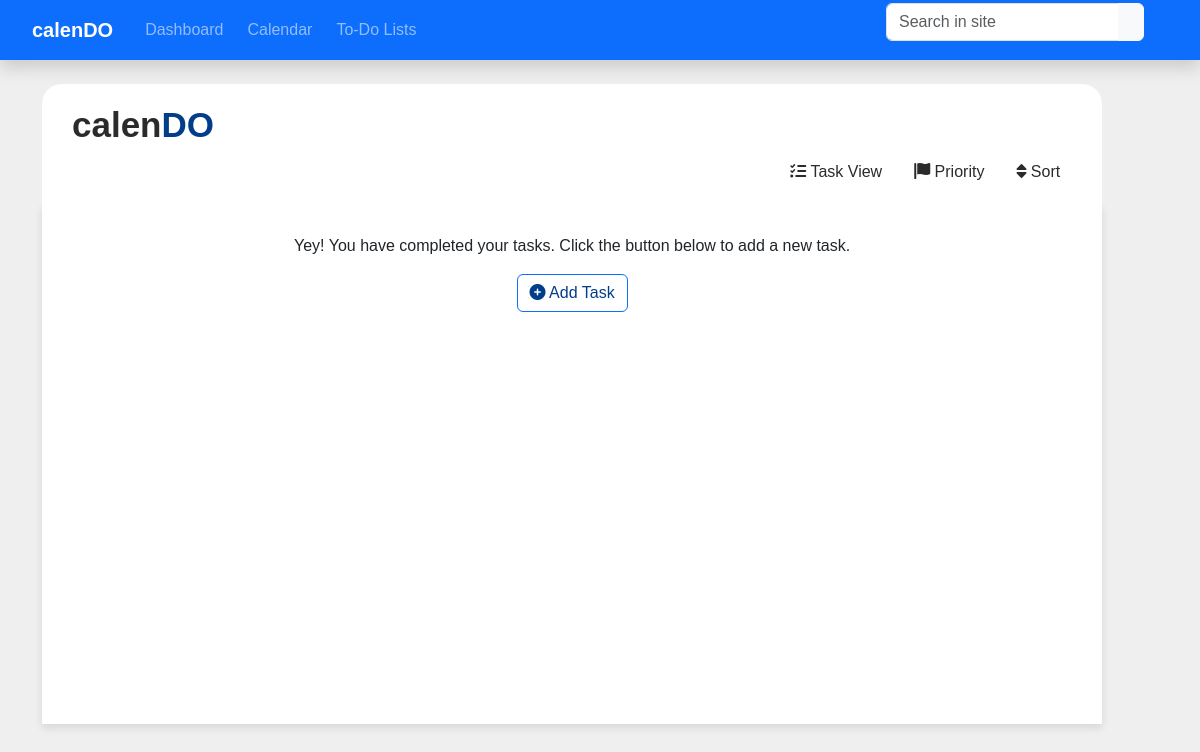
The page /todo/ on the database as committed earlier.
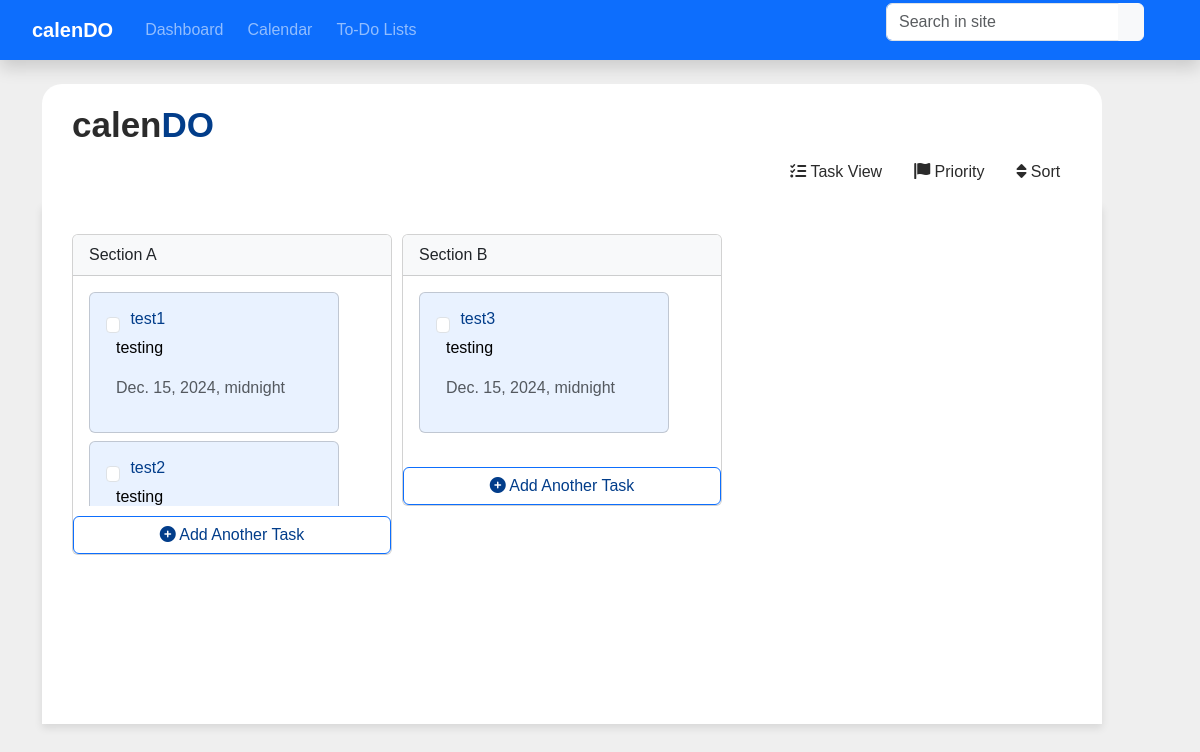
The same page on the database as committed later.
### calendo/models.py (models this page shows, shortened)
class Task(models.Model):
    user = models.ForeignKey(User, on_delete=models.CASCADE, null=True, blank=True)
    task_name = models.CharField(max_length=200)
    description = models.TextField(null=True, blank=True)
    status = models.BooleanField(default=False)
    section = models.CharField(max_length=200, null=True, blank=True)
    priority = models.CharField(max_length=200, null=True, blank=True)
    due_date = models.DateTimeField(null=True, blank=True)
    created = models.DateTimeField(auto_now_add=True)
    class Meta:
        ordering = ['status']

### calendo/views.py (the view)
# urls.py: path('todo/', views.todo_index, name='todo_index'),
def todo_index(request):
    tasks = Task.objects.all()
    sections_and_tasks = {}
    for task in tasks:
        if task.section not in sections_and_tasks:
            sections_and_tasks[task.section] = []
        sections_and_tasks[task.section].append(task)
    return render(request, 'todo/todo-index.html', {'sections_and_tasks': sections_and_tasks})

### templates/todo/todo-index.html (shortened to what this page needs)
<head>
    <link rel="stylesheet" href="https://cdnjs.cloudflare.com/ajax/libs/font-awesome/6.0.0-beta3/css/all.min.css">
</head>
{% extends "partials/base.html" %}
{% block content %}
<div class="container mt-4">
    <div class="sticky-header">
        <h1 class="text-primary calendo"><span class="calen">calen</span><span class="do">DO</span></h1>
        <div class="d-flex justify-content-end mb-3">
            <button class="btn no-border-btn me-2">
                <i class="fas fa-tasks"></i> Task View
            </button>
            <button class="btn no-border-btn me-2" data-bs-toggle="modal" data-bs-target="#priorityModal">
                <i class="fas fa-flag"></i> Priority
            </button>
            <button class="btn no-border-btn" data-bs-toggle="modal" data-bs-target="#sortModal">
                <i class="fas fa-sort"></i> Sort
            </button>
        </div>
    </div>
    <div class="task-container">
        <div class="d-flex flex-row">
            {% if sections_and_tasks %}
                {% for section, tasks in sections_and_tasks.items %}
                <div class="section-container">
                    <div class="card">
                        <div class="card-header bg-light">{{ section }}</div>
                        <div class="card-body tasks-wrapper">
                            {% for task in tasks %}
                            <div class="card mb-2 task-card" data-task-id="{{ task.id }}" data-task-priority="{{ task.priority }}" data-task-due-date="{{ task.due_date }}">
                                <div class="card-body">
                                    <div class="d-flex align-items-center">
                                        <input type="checkbox" class="form-check-input check-off-btn" data-task-id="{{ task.id }}">
                                        <h5 class="card-title task-title">{{ task.task_name }}</h5>
                                    </div>
                                    <div class="task-content">
                                        <p class="card-text task-text">{{ task.description }}</p>
                                        <p class="text-muted task-date">{{ task.due_date }}</p>
                                    </div>
                                </div>
                            </div>
                            {% endfor %}
                        </div>
                        <div class="add-task-container">
                            <button class="btn btn-outline-primary w-100 add-task-btn" data-bs-toggle="modal" data-bs-target="#addTaskModal">
                                <i class="fas fa-plus-circle"></i> Add Another Task
                            </button>
                        </div>
                    </div>
                </div>
                {% endfor %}
            {% else %}
                <div class="col-md-12 text-center">
                    <p>Yey! You have completed your tasks. Click the button below to add a new task.</p>
                    <button class="btn btn-outline-primary add-task-btn" data-bs-toggle="modal" data-bs-target="#addTaskModal">
                        <i class="fas fa-plus-circle"></i> Add Task
                    </button>
                </div>
            {% endif %}
        </div>
    </div>
</div>
{% endblock %}

### templates/partials/base.html (shortened to what this page needs)
{% load static %}
<!DOCTYPE html>
<html lang="en">
<head>
    <link href="https://cdn.jsdelivr.net/npm/bootstrap@5.3.0-alpha1/dist/css/bootstrap.min.css" rel="stylesheet">
    <link href="{% static 'css/style.css' %}" rel="stylesheet">
</head>
<body>
    {% include 'partials/navbar.html' %}
    <main class="container-fluid">
        {% block content %}{% endblock %}
    </main>
</body>
</html>

### templates/partials/navbar.html (shortened to what this page needs)
<nav class="navbar navbar-expand-lg navbar-dark bg-primary sticky-top shadow">
    <div class="container-fluid">
      <a class="navbar-brand fw-bold me-3" href="#">
         calenDO
      </a>
      <div class="collapse navbar-collapse d-flex flex-row-reverse p-2" id="navbarNav">
        <form class="d-flex me-3">
            <div class="input-group">
              <input class="form-control rounded-start" type="search" placeholder="Search in site" aria-label="Search">
              <button class="btn btn-light" type="submit">
              </button>
            </div>
          </form>
        <ul class="navbar-nav me-auto mb-2 mb-lg-0">
          <li class="nav-item me-2">
            <a class="nav-link" href="/">
               Dashboard
            </a>
          </li>
          <li class="nav-item me-2">
            <a class="nav-link" href="/calendar/">
               Calendar
            </a>
          </li>
          <li class="nav-item me-2">
            <a class="nav-link" href="/todo/">
               To-Do Lists
            </a>
          </li>
        </ul>
      </div>
    </div>
  </nav>

### static/css/style.css (style rules this page uses)
body { font-family: Arial, sans-serif; margin: 0; background-color: #f5f5f5; }
.navbar { background-color: #0a2a66; color: white; padding: 10px 20px; display: flex; justify-content: space-between; align-items: center; height: 60px; }

### templates/todo/todo-index.html (style rules this page uses)
body { background-color: #EFEFEF; }
.calen { color: #2B2B2B; }
.do { color: #023D8A; }
.calendo { font-size: 35px; font-weight: bold; }
.task-card { background-color: #E9F2FF; color: #023D8A; width: 250px; margin-right: 10px; word-wrap: break-word; overflow-wrap: break-word; overflow: hidden; }
.task-title { color: #023D8A; display: block; align-items: center; word-wrap: break-word; overflow-wrap: break-word; font-size: 16px; white-space: nowrap; overflow: hidden; text-overflow: ellipsis; width: 100%; }
.task-content { display: flex; flex-direction: column; margin-left: 10px; word-wrap: break-word; overflow-wrap: break-word; }
.task-text { color: black; word-wrap: break-word; overflow-wrap: break-word; }
.task-date { color: #023D8A; }
.check-off-btn { color: #023D8A; cursor: pointer; margin-right: 10px; }
.add-task-btn { color: #023D8A; }
.no-border-btn { border: none; background: none; color: #2B2B2B; }
.task-container { background-color: #ffffff; padding: 30px; box-shadow: 0 4px 8px rgba(0, 0, 0, 0.1); overflow-x: auto; overflow-y: hidden; white-space: nowrap; width: 95%; height: 65%; display: flex; flex-direction: column; position: relative; }
.sticky-header { position: sticky; top: 0; background-color: #ffffff; z-index: 1000; padding: 20px 30px; border-top-left-radius: 20px; border-top-right-radius: 20px; width: 95%; height: 15%; }
.section-container { display: inline-block; vertical-align: top; width: 320px; margin-right: 10px; }
.tasks-wrapper { max-height: 230px; overflow-y: auto; overflow-x: hidden; }
.add-task-container { margin-top: 10px; }

Rows that differ between the two databases and show on the page:
added Task: section "Section A", task_name "test1", description "testing", due_date "Dec. 15, 2024, midnight"
added Task: task_name "test2", description "testing", shown under "Section A"
added Task: section "Section B", task_name "test3", description "testing", due_date "Dec. 15, 2024, midnight"
Other text that changed with them:
text no longer shown: "Yey! You have completed your tasks. Click the button below to add a new task. Add Task"
